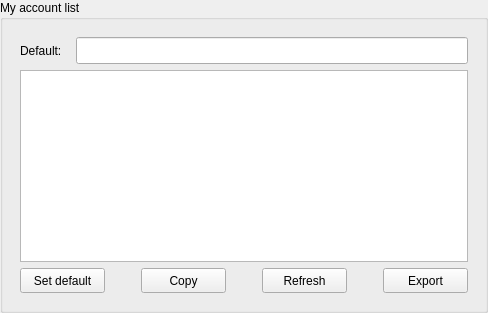
                 <widget class="QGroupBox" name="accountsGpBox">
                  <property name="title">
                   <string>My account list</string>
                  </property>
                  <layout class="QVBoxLayout" name="verticalLayout_17">
                   <item>
                    <layout class="QVBoxLayout" name="verticalLayout_16">
                     <property name="leftMargin">
                      <number>6</number>
                     </property>
                     <property name="topMargin">
                      <number>6</number>
                     </property>
                     <property name="rightMargin">
                      <number>6</number>
                     </property>
                     <property name="bottomMargin">
                      <number>6</number>
                     </property>
                     <item>
                      <layout class="QHBoxLayout" name="horizontalLayout_11">
                       <item>
                        <widget class="QLabel" name="DefAccLabel">
                         <property name="sizePolicy">
                          <sizepolicy hsizetype="Preferred" vsizetype="Fixed">
                           <horstretch>0</horstretch>
                           <verstretch>0</verstretch>
                          </sizepolicy>
                         </property>
                         <property name="minimumSize">
                          <size>
                           <width>50</width>
                           <height>25</height>
                          </size>
                         </property>
                         <property name="text">
                          <string>Default: </string>
                         </property>
                         <property name="alignment">
                          <set>Qt::AlignLeading|Qt::AlignLeft|Qt::AlignVCenter</set>
                         </property>
                        </widget>
                       </item>
                       <item>
                        <widget class="QLineEdit" name="defAccLineEdit">
                         <property name="minimumSize">
                          <size>
                           <width>380</width>
                           <height>27</height>
                          </size>
                         </property>
                         <property name="readOnly">
                          <bool>true</bool>
                         </property>
                        </widget>
                       </item>
                      </layout>
                     </item>
                     <item>
                      <widget class="QListView" name="accountList">
                       <property name="editTriggers">
                        <set>QAbstractItemView::NoEditTriggers</set>
                       </property>
                      </widget>
                     </item>
                     <item>
                      <layout class="QHBoxLayout" name="horizontalLayout_10">
                       <item>
                        <widget class="QPushButton" name="accSetDefBtn">
                         <property name="minimumSize">
                          <size>
                           <width>85</width>
                           <height>25</height>
                          </size>
                         </property>
                         <property name="text">
                          <string>Set default</string>
                         </property>
                        </widget>
                       </item>
                       <item>
                        <spacer name="horizontalSpacer_19">
                         <property name="orientation">
                          <enum>Qt::Horizontal</enum>
                         </property>
                         <property name="sizeType">
                          <enum>QSizePolicy::Fixed</enum>
                         </property>
                         <property name="sizeHint" stdset="0">
                          <size>
                           <width>30</width>
                           <height>25</height>
                          </size>
                         </property>
                        </spacer>
                       </item>
                       <item>
                        <widget class="QPushButton" name="copyAccBtn">
                         <property name="minimumSize">
                          <size>
                           <width>85</width>
                           <height>25</height>
                          </size>
                         </property>
                         <property name="text">
                          <string>Copy</string>
                         </property>
                        </widget>
                       </item>
                       <item>
                        <spacer name="horizontalSpacer_20">
                         <property name="orientation">
                          <enum>Qt::Horizontal</enum>
                         </property>
                         <property name="sizeType">
                          <enum>QSizePolicy::Fixed</enum>
                         </property>
                         <property name="sizeHint" stdset="0">
                          <size>
                           <width>30</width>
                           <height>25</height>
                          </size>
                         </property>
                        </spacer>
                       </item>
                       <item>
                        <widget class="QPushButton" name="refreshAccBtn">
                         <property name="minimumSize">
                          <size>
                           <width>85</width>
                           <height>25</height>
                          </size>
                         </property>
                         <property name="text">
                          <string>Refresh</string>
                         </property>
                        </widget>
                       </item>
                       <item>
                        <spacer name="horizontalSpacer_21">
                         <property name="orientation">
                          <enum>Qt::Horizontal</enum>
                         </property>
                         <property name="sizeType">
                          <enum>QSizePolicy::Fixed</enum>
                         </property>
                         <property name="sizeHint" stdset="0">
                          <size>
                           <width>30</width>
                           <height>20</height>
                          </size>
                         </property>
                        </spacer>
                       </item>
                       <item>
                        <widget class="QPushButton" name="exportAccBtn">
                         <property name="minimumSize">
                          <size>
                           <width>85</width>
                           <height>25</height>
                          </size>
                         </property>
                         <property name="text">
                          <string>Export</string>
                         </property>
                        </widget>
                       </item>
                      </layout>
                     </item>
                    </layout>
                   </item>
                  </layout>
                 </widget>
